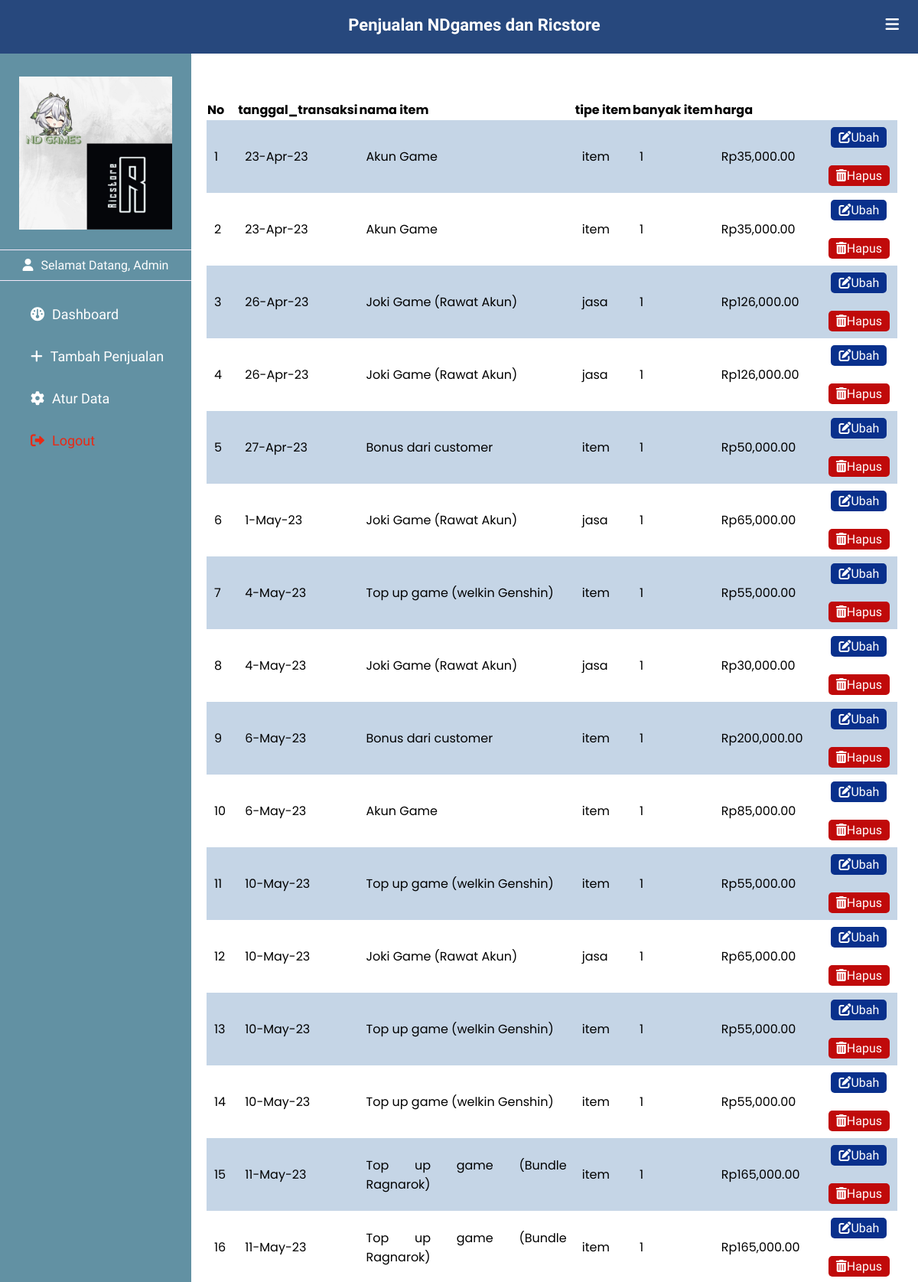
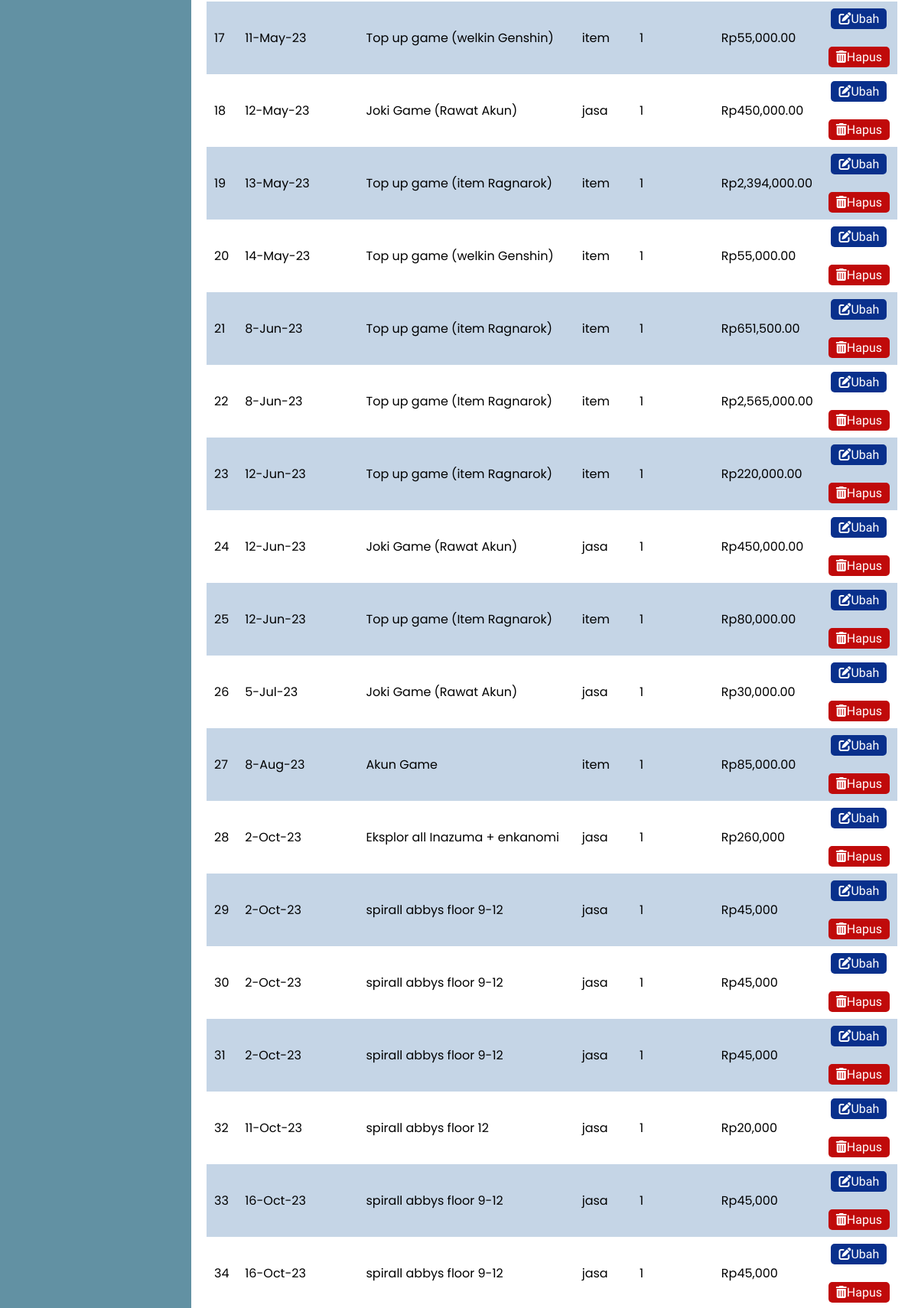
Screenshot of /setting_data.php (signed in, upper part) with the database file from the repository (2 pictures, top to bottom).
### tables this page shows
CREATE TABLE `pegawai` (
  `id` int(11) NOT NULL,
  `tanggal_transaksi` varchar(30) NOT NULL,
  `nama_item` varchar(30) NOT NULL,
  `tipe_item` varchar(30) NOT NULL,
  `banyak_item` varchar(30) NOT NULL,
  `harga` varchar(30) NOT NULL
);

### connection.php (called while the page is built)
<?php
$server = "localhost";
$user = "root";
$pass = "";
$db = "penjualan";
$conn = mysqli_connect($server, $user, $pass, $db);
function query($query) {
    global $conn;
    $result = mysqli_query($conn, $query);
    $rows = [];
    while($row = mysqli_fetch_assoc($result)){
        $rows[] = $row;
    }
    return $rows;
}
?>

### setting_data.php (the view, shortened to what this page needs)
<?php
include 'connection.php';
$karyawan = query("SELECT * FROM pegawai
            ORDER BY id ASC");
?>
<!DOCTYPE html>
<html lang="en">
<head>
    <link rel="stylesheet" href="https://cdnjs.cloudflare.com/ajax/libs/simple-icons/6.15.0/simpleicons.svg">
    <link href='https://unpkg.com/boxicons@2.1.2/css/boxicons.min.css' rel='stylesheet'>
    <link rel="stylesheet" href="https://cdnjs.cloudflare.com/ajax/libs/font-awesome/6.0.0/css/all.min.css">
    <link rel="stylesheet" href="myProjects/webProject/icofont/css/icofont.min.css">
    <link rel="stylesheet" href="style.css">
</head>
<body>
    <header>
       <div class="left_area">
            <h3>Penjualan NDgames dan Ricstore</h3>
       </div>
       <div class="right_area">
            <i class="fa-solid fa-bars" id="btn"></i>
       </div>
    </header>
    <div class="sidebar">
        <div class="logo_profile">
            <img src="asset/logo2.png " class="logo" alt="" width="200px" >
        </div>
        <div class="menu">
            <p id="admin"><i class="fa-solid fa-user"></i><span>Selamat Datang, Admin</span></p>
            <a href="dashboard.php"><i class="fa-solid fa-gauge"></i><span>Dashboard</span></a>
            <a href="tambah_data.php"><i class="fa-solid fa-plus"></i><span>Tambah Penjualan</span></a>
            <a href=""><i class="fa-sharp fa-solid fa-gear"></i><span>Atur Data</span></a>
            <a href="logout.php" id="logout"><i class="fa-solid fa-right-from-bracket"></i><span>Logout</span></a>
        </div>
    </div>
    <div class="content">
      <table border="0" border-collapse="collapse" width="100%" id="tampil">
        <thead>
            <th>No</th>
            <th>tanggal_transaksi</th>
            <th>nama item</th>
            <th>tipe item</th>
            <th>banyak item</th>
            <th>harga</th>
            <th></th>
            <th></th>
        </thead>
        <tbody>
            <?php $i=1 ?>
            <?php foreach($karyawan as $kry) : ?>
            <tr>
                <td><?php echo $i; ?></td>
                <td><?php echo $kry["tanggal_transaksi"];?></td>
                <td><?php echo $kry["nama_item"];?></td>
                <td><?php echo $kry["tipe_item"]; ?></td>
                <td><?php echo $kry["banyak_item"]; ?></td>
                <td><?php echo $kry["harga"]; ?></td>
                <td  class="tabel_aksi">
                    <a href="ubah.php?id=<?php echo $kry["id"]; ?>" id="tbl-ubah"><i class="fa-solid fa-pen-to-square"></i>Ubah</a>
                    <br>
                    <br>
                    <a href="hapus.php?id=<?php echo $kry["id"]; ?>" id="tbl-hapus"><i class="fa-solid fa-trash-can"></i>Hapus</a>
                </td>
            </tr>
            <?php $i++; ?>
            <?php endforeach; ?>
        </tbody>
      </table>
    </div>
</body>
</html>

### style.css (style rules this page uses)
body { margin: 0; padding: 0; font-family: "Poppins", sans-serif; overflow-x: hidden; }
header { position: fixed; background: #27487d; padding: 20px; width: 100%; height: 30px; }
.left_area h3 { color: #fff; margin: 0; font-size: 22px; font-weight: 900; text-align: center; font-family: "Philosopher", sans-serif; }
#btn { padding: 5px; float: right; color: #fff; margin-top: -28px; font-size: 20px; margin-right: 40px; }
#admin { padding-top: 10px; padding-bottom: 10px; color: #fff; border-top: 1px solid #fefe; border-bottom: 1px solid #fefe; text-align: center; }
.sidebar { background: #6291a3; padding-top: 30px; position: fixed; left: 0; width: 250px; height: 100%; margin-top: 70px; transition: all 0.5s ease; font-family: "El Messiri", sans-serif; overflow-y: auto; }
.logo_profile { display: flex; flex-direction: column; justify-content: center; align-items: center; }
.sidebar .logo { margin-bottom: 10px; transition: all 0.5s ease; }
.sidebar a { color: #fff; display: block; width: 100%; line-height: 55px; text-decoration: none; padding-left: 40px; box-sizing: border-box; font-size: 18px; font-family: "Poppins", sans-serif; }
.sidebar a span { font-family: "El Messiri", sans-serif; }
.sidebar i { padding-right: 10px; }
.sidebar #logout { color: rgb(233, 41, 20); }
.content { padding-top: 80px; padding-left: 270px; margin-right: 25px; transition: all 0.5s ease; text-align: justify; }
.content table#tampil { margin-top: 50px; border-collapse: collapse; border: none; }
.content table#tampil tbody tr td { padding: 10px; }
.content table#tampil tbody tr:nth-child(odd) { background-color: #c5d5e6; }
.content .tabel_aksi { text-align: center; }
.content .tabel_aksi a { text-decoration: none; font-family: "El Messiri", sans-serif; }
.content #tbl-ubah { background-color: #09308c; padding: 4px 10px; border-radius: 5px; color: #fff; }
.content #tbl-hapus { background-color: #c00a0a; padding: 4px 10px; border-radius: 5px; color: #fff; }

### rows the page displays
pegawai: tanggal_transaksi "23-Apr-23", nama_item "Akun Game", tipe_item "item", banyak_item "1", harga "Rp35,000.00"
pegawai: tanggal_transaksi "23-Apr-23", nama_item "Akun Game", tipe_item "item", banyak_item "1", harga "Rp35,000.00"
pegawai: tanggal_transaksi "26-Apr-23", nama_item "Joki Game (Rawat Akun)", tipe_item "jasa", banyak_item "1", harga "Rp126,000.00"
pegawai: tanggal_transaksi "26-Apr-23", nama_item "Joki Game (Rawat Akun)", tipe_item "jasa", banyak_item "1", harga "Rp126,000.00"
pegawai: tanggal_transaksi "27-Apr-23", nama_item "Bonus dari customer", tipe_item "item", banyak_item "1", harga "Rp50,000.00"
pegawai: tanggal_transaksi "1-May-23", nama_item "Joki Game (Rawat Akun)", tipe_item "jasa", banyak_item "1", harga "Rp65,000.00"
pegawai: tanggal_transaksi "4-May-23", nama_item "Top up game (welkin Genshin)", tipe_item "item", banyak_item "1", harga "Rp55,000.00"
pegawai: tanggal_transaksi "4-May-23", nama_item "Joki Game (Rawat Akun)", tipe_item "jasa", banyak_item "1", harga "Rp30,000.00"
pegawai: tanggal_transaksi "6-May-23", nama_item "Bonus dari customer", tipe_item "item", banyak_item "1", harga "Rp200,000.00"
pegawai: tanggal_transaksi "6-May-23", nama_item "Akun Game", tipe_item "item", banyak_item "1", harga "Rp85,000.00"
pegawai: tanggal_transaksi "10-May-23", nama_item "Top up game (welkin Genshin)", tipe_item "item", banyak_item "1", harga "Rp55,000.00"
pegawai: tanggal_transaksi "10-May-23", nama_item "Joki Game (Rawat Akun)", tipe_item "jasa", banyak_item "1", harga "Rp65,000.00"
pegawai: tanggal_transaksi "10-May-23", nama_item "Top up game (welkin Genshin)", tipe_item "item", banyak_item "1", harga "Rp55,000.00"
pegawai: tanggal_transaksi "10-May-23", nama_item "Top up game (welkin Genshin)", tipe_item "item", banyak_item "1", harga "Rp55,000.00"
pegawai: tanggal_transaksi "11-May-23", nama_item "Top up game (Bundle Ragnarok)", tipe_item "item", banyak_item "1", harga "Rp165,000.00"
pegawai: tanggal_transaksi "11-May-23", nama_item "Top up game (Bundle Ragnarok)", tipe_item "item", banyak_item "1", harga "Rp165,000.00"
pegawai: tanggal_transaksi "11-May-23", nama_item "Top up game (welkin Genshin)", tipe_item "item", banyak_item "1", harga "Rp55,000.00"
pegawai: tanggal_transaksi "12-May-23", nama_item "Joki Game (Rawat Akun)", tipe_item "jasa", banyak_item "1", harga "Rp450,000.00"
pegawai: tanggal_transaksi "13-May-23", nama_item "Top up game (item Ragnarok)", tipe_item "item", banyak_item "1", harga "Rp2,394,000.00"
pegawai: tanggal_transaksi "14-May-23", nama_item "Top up game (welkin Genshin)", tipe_item "item", banyak_item "1", harga "Rp55,000.00"
pegawai: tanggal_transaksi "8-Jun-23", nama_item "Top up game (item Ragnarok)", tipe_item "item", banyak_item "1", harga "Rp651,500.00"
pegawai: tanggal_transaksi "8-Jun-23", nama_item "Top up game (Item Ragnarok)", tipe_item "item", banyak_item "1", harga "Rp2,565,000.00"
pegawai: tanggal_transaksi "12-Jun-23", nama_item "Top up game (item Ragnarok)", tipe_item "item", banyak_item "1", harga "Rp220,000.00"
pegawai: tanggal_transaksi "12-Jun-23", nama_item "Joki Game (Rawat Akun)", tipe_item "jasa", banyak_item "1", harga "Rp450,000.00"
pegawai: tanggal_transaksi "12-Jun-23", nama_item "Top up game (Item Ragnarok)", tipe_item "item", banyak_item "1", harga "Rp80,000.00"
pegawai: tanggal_transaksi "5-Jul-23", nama_item "Joki Game (Rawat Akun)", tipe_item "jasa", banyak_item "1", harga "Rp30,000.00"
pegawai: tanggal_transaksi "8-Aug-23", nama_item "Akun Game", tipe_item "item", banyak_item "1", harga "Rp85,000.00"
pegawai: tanggal_transaksi "2-Oct-23", nama_item "Eksplor all Inazuma + enkanomi", tipe_item "jasa", banyak_item "1", harga "Rp260,000"
pegawai: tanggal_transaksi "2-Oct-23", nama_item "spirall abbys floor 9-12", tipe_item "jasa", banyak_item "1", harga "Rp45,000"
pegawai: tanggal_transaksi "2-Oct-23", nama_item "spirall abbys floor 9-12", tipe_item "jasa", banyak_item "1", harga "Rp45,000"
pegawai: tanggal_transaksi "2-Oct-23", nama_item "spirall abbys floor 9-12", tipe_item "jasa", banyak_item "1", harga "Rp45,000"
pegawai: tanggal_transaksi "11-Oct-23", nama_item "spirall abbys floor 12", tipe_item "jasa", banyak_item "1", harga "Rp20,000"
pegawai: tanggal_transaksi "16-Oct-23", nama_item "spirall abbys floor 9-12", tipe_item "jasa", banyak_item "1", harga "Rp45,000"
pegawai: tanggal_transaksi "16-Oct-23", nama_item "spirall abbys floor 9-12", tipe_item "jasa", banyak_item "1", harga "Rp45,000"
